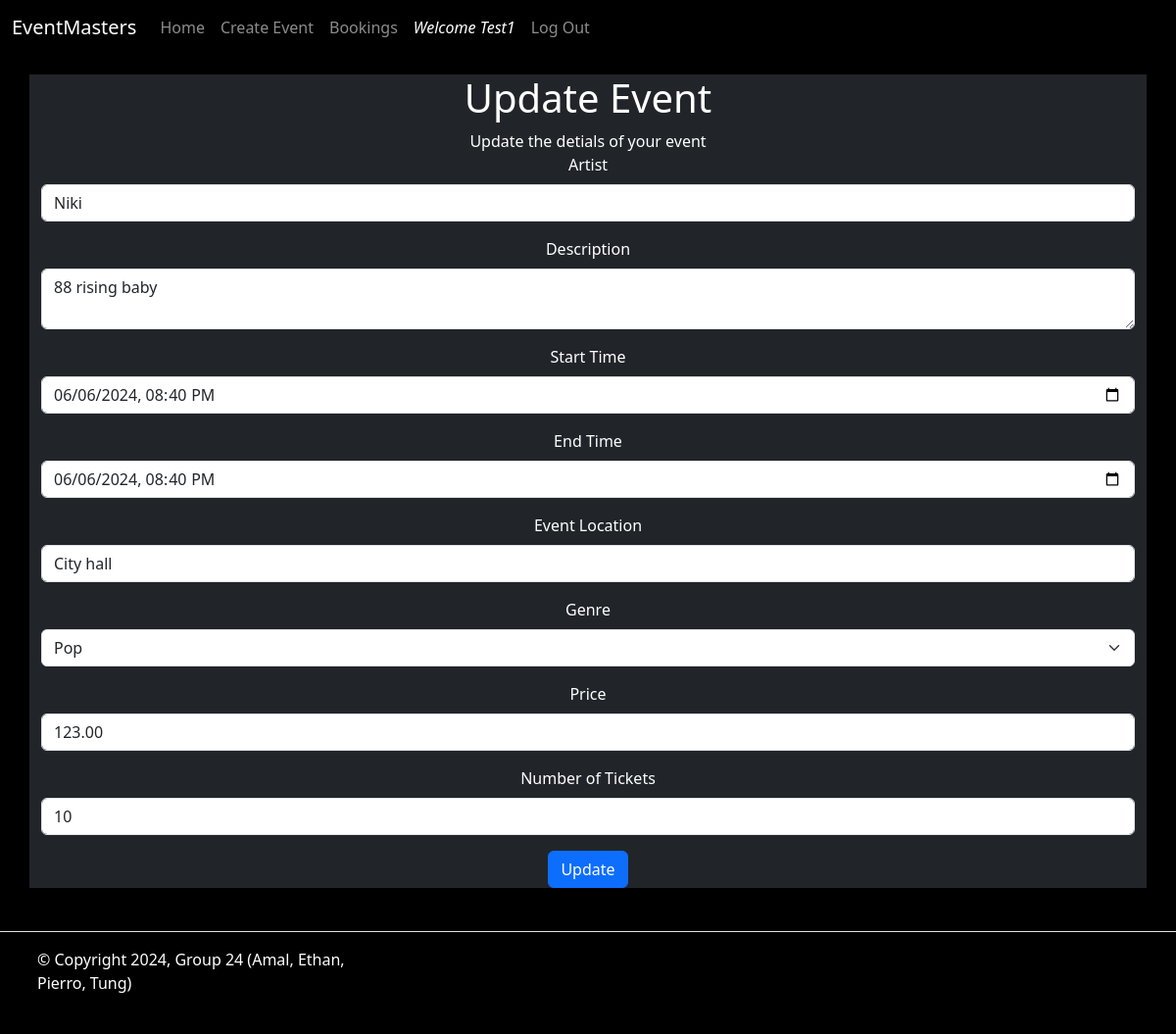
/Events/update/2 (signed in), run on the app's committed database.
### website/models.py (models this page shows, shortened)
class User(db.Model, UserMixin):
    __tablename__ = 'users'
    id = db.Column(db.Integer, primary_key = True, unique=True)
    name = db.Column(db.String(100), index=True, unique=True, nullable=False)
    emailid = db.Column(db.String(100), index=True, nullable=False)
    password_hash = db.Column(db.String(255), nullable=False)
    comments = db.relationship('Comment', backref='user')
    orders = db.relationship('Order', backref='user')

class Event(db.Model):
    __tablename__ = 'events'
    id = db.Column(db.Integer, primary_key=True)
    name = db.Column(db.String(80))
    description = db.Column(db.String(200))
    image = db.Column(db.String(400))
    start_time = db.Column(db.DateTime)
    end_time = db.Column(db.DateTime)
    location = db.Column(db.String(80))
    genre = db.Column(db.String)
    price = db.Column(db.Float)
    numberoftickets = db.Column(db.Integer)
    status = db.Column(db.String(20), default="Open")
    comments = db.relationship('Comment', backref='event')
    orders = db.relationship('Order', backref='event')
    user_id = db.Column(db.Integer, db.ForeignKey('users.id'))

### website/events.py (the view)
@event_bp.route('/update/<int:id>', methods = ['GET', 'POST'])
@login_required
def update(id):
  event = db.session.query(Event).get(id)
  form = UpdateForm(obj=event)
  if form.validate_on_submit():
    form.populate_obj(event)
    db.session.commit()
    flash('Successfully upated Event', 'success')
    return redirect(url_for('Event.details', id=event.id))
  return render_template('/Events/update.html', form=form, id=id)

### website/forms.py
class UpdateForm(FlaskForm):
  name = StringField('Artist', validators=[InputRequired()])
  description = TextAreaField('Description', validators = [InputRequired()])
  start_time = DateTimeLocalField('Start Time', validators=[InputRequired()])
  end_time = DateTimeLocalField('End Time', validators=[InputRequired()])
  location = StringField('Event Location', validators=[InputRequired()])
  genre = SelectField('Genre', validators=[InputRequired()], choices = [('HipHop'), ('Pop'), ('Rock'), ('Metal'), ('Indie'), ('Folk'), ('EDM')])
  price = DecimalField('Price', validators=[InputRequired(), NumberRange(min=0, max=1000)])
  numberoftickets = IntegerField('Number of Tickets', validators=[InputRequired(), NumberRange(min=1, max=50000)])
  submit = SubmitField("Update")

### website/templates/Events/update.html (shortened to what this page needs)
{% extends 'base.html' %}
{% from 'bootstrap5/form.html' import render_form %}
{% block content %}
<main class="rowimg">
    <div class="container text-center">
        <div class="row updates image" >
          <div class="col-md-12">
            <h1> Update Event</h1>
            <p1> Update the detials of your event </p1>
            {{ render_form(form) }}
          </div>
        </div>
    </div>
</main>
{%endblock%}

### website/templates/base.html (shortened to what this page needs)
<!DOCTYPE html>
<html lang="en">
  <head>
    <link
      href="https://cdn.jsdelivr.net/npm/bootstrap@5.3.3/dist/css/bootstrap.min.css"
      rel="stylesheet"
    />
    <link href="{{url_for('static', filename='style/Style.css')}}" rel="stylesheet"/>
  </head>
  <body class="background">
    <header>
      <nav class="navbar navbar-expand-lg navbar-dark background">
        <div class="container-fluid">
          <a class="navbar-brand" href="{{url_for('main.index')}}">EventMasters</a>
          <div class="collapse navbar-collapse" id="navbarSupportedContent">
            <ul class="navbar-nav me-auto mb-2 mb-lg-0">
              <li class="nav-item">
                <a class="nav-link" href="{{ url_for('main.index') }}">Home</a>
              </li>
              <li class="nav-item">
                <a class="nav-link" href="{{ url_for('Event.create') }}">Create Event</a>
              </li>
              <li class="nav-item">
                <a class="nav-link" href="{{ url_for('Order.orders') }}">Bookings</a>
              </li>
              {% if current_user.is_authenticated %}
              <a id="welcomenavbar" class="nav-item nav-link disabled text-muted" href="#">Welcome {{current_user.name}}</a>
              <a class="nav-item nav-link" href="{{ url_for('auth.logout') }}">Log Out</a>
            {% else %}
              <a class="nav-item nav-link" href="{{ url_for('auth.register') }}">Register</a>
              <a class="nav-item nav-link" href="{{ url_for('auth.login') }}">Log In</a>
            {% endif %}
            </ul>
          </div>
        </div>
      </nav>
    </header>
    {% block content %}
    {% endblock %}
    <footer class="footer d-flex flex-wrap justify-content-between align-items-center py-3 my-4 border-top">
      <div class="col-md-4 d-flex align-items-center">
        <a href="/" class="mb-3 me-2 mb-md-0 text-body-secondary text-decoration-none lh-1">
          <svg class="bi" width="30" height="24"><use xlink:href="#bootstrap"/></svg>
        </a>
        <span class="mb-3 mb-md-0 text-body-secondary" style="color: white !important;">&copy; Copyright 2024, Group 24 (Amal, Ethan, Pierro, Tung)</span>
      </div>
      <ul class="nav col-md-4 justify-content-end list-unstyled d-flex">
        <li class="ms-3"><a class="text-body-secondary" href="#"><svg class="bi" width="24" height="24"><use xlink:href="#twitter"/></svg></a></li>
        <li class="ms-3"><a class="text-body-secondary" href="#"><svg class="bi" width="24" height="24"><use xlink:href="#instagram"/></svg></a></li>
        <li class="ms-3"><a class="text-body-secondary" href="#"><svg class="bi" width="24" height="24"><use xlink:href="#facebook"/></svg></a></li>
      </ul>
    </footer>
</body>
</html>

### website/Static/style/Style.css (style rules this page uses)
.background { background-color: black ; }
.rowimg { padding-top: 20px; padding-bottom: 20px }
.updates { background-color: #212529; color: white; }
#welcomenavbar { color:white !important; font-style: italic; }
footer { position:relative; bottom: 0; width: 100%; }

### data on the page
User: name "Test1"
Event: name "Niki", description "88 rising baby", start_time "06/06/2024 20:40", end_time "06/06/2024 20:40", location "City hall", genre "Pop", price "123.00", numberoftickets "10"
